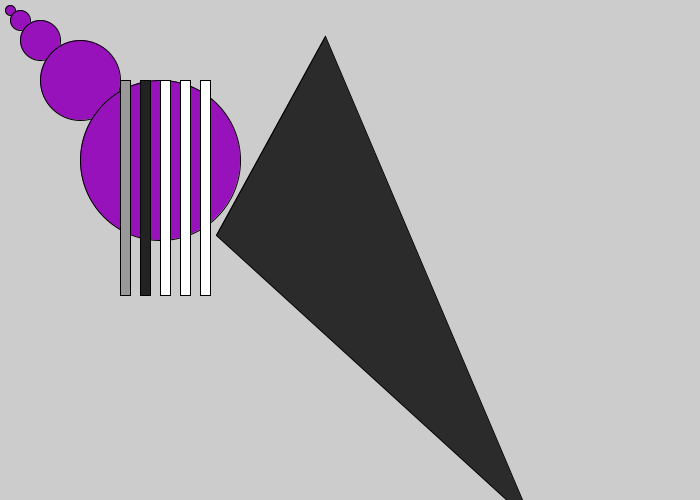
Frame 1 (no input)
Frame 60 (the mouse pressed at the canvas centre just before this capture): identical to frame 1, image omitted
Frame 120 (the mouse held since frame 60 and released just before this capture): identical to frame 1, image omitted

The Processing sketch that drew this single still picture (run headless with seeded random() and noise(); from frame 60 on, the mouse is pressed at the canvas centre):

// Processing sketch: Hoorcollege1
// ── Hoorcollege1.pde
// Hoorcollege Opdracht 1 van FOGD, door Bas de Reus

int fry = 10;
float gwruno = 215.54f;

void setup() {
  size(700, 500);
  
  circles();
  
  fill(153);
  rect(120, 80, fry, gwruno);
  fill(34);
  rect(140, 80, fry, gwruno);
  fill(255);
  rect(160, 80, fry, gwruno);
  rect(180, 80, fry, gwruno);
  rect(200, 80, fry, gwruno);
  
  fill(43);
  triangle(532, 523, 216, 235, 325, 36);
}

void draw(){
  
}

void circles(){
  fill(152, 18, 188);
  int start = 10;
  
  for (int i = 0; i < 5; i = i+1) {
    circle(start, start, start);
    start = start * 2;
  }
}
